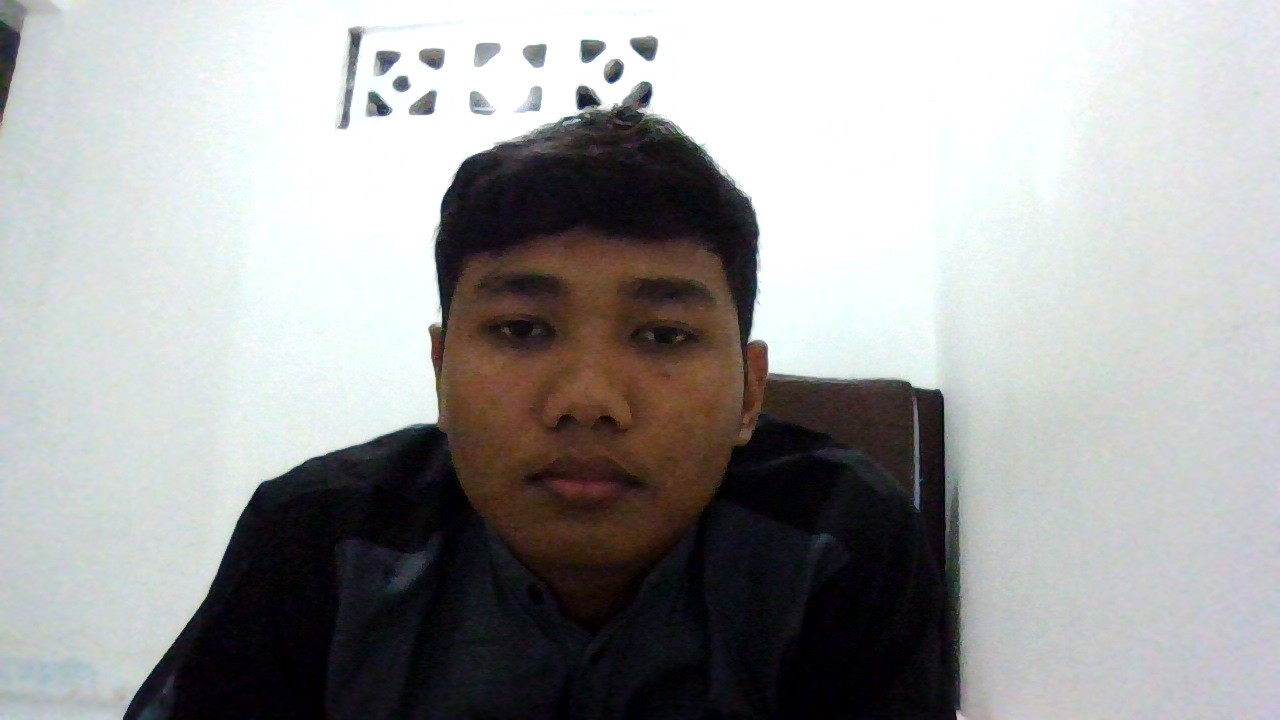
#> input picture Projek PCD/Ardian.jpg, 1280 x 720 px, found by its file name; the run also reads 1 picture not shown here
$ python SSIM.py
#> lines starting #> are read from the running program, lines starting #| are printed output that depends on the picture; long printed decimals are rounded
import cv2
import numpy as np

def getSSISM(I1, I2):
    '''
    :param i1: represents original image matrix
    :param i2: represents degraded image matrix
    :return: SSIM score
    '''
    # Constants for luminance and contrast
    C1 = 6.5025
    C2 = 58.5225
    # C3=C2/2

    # converting to float for squaring
    I1 = np.float32(I1)
    I2 = np.float32(I2)
    I2_2 = I2 * I2
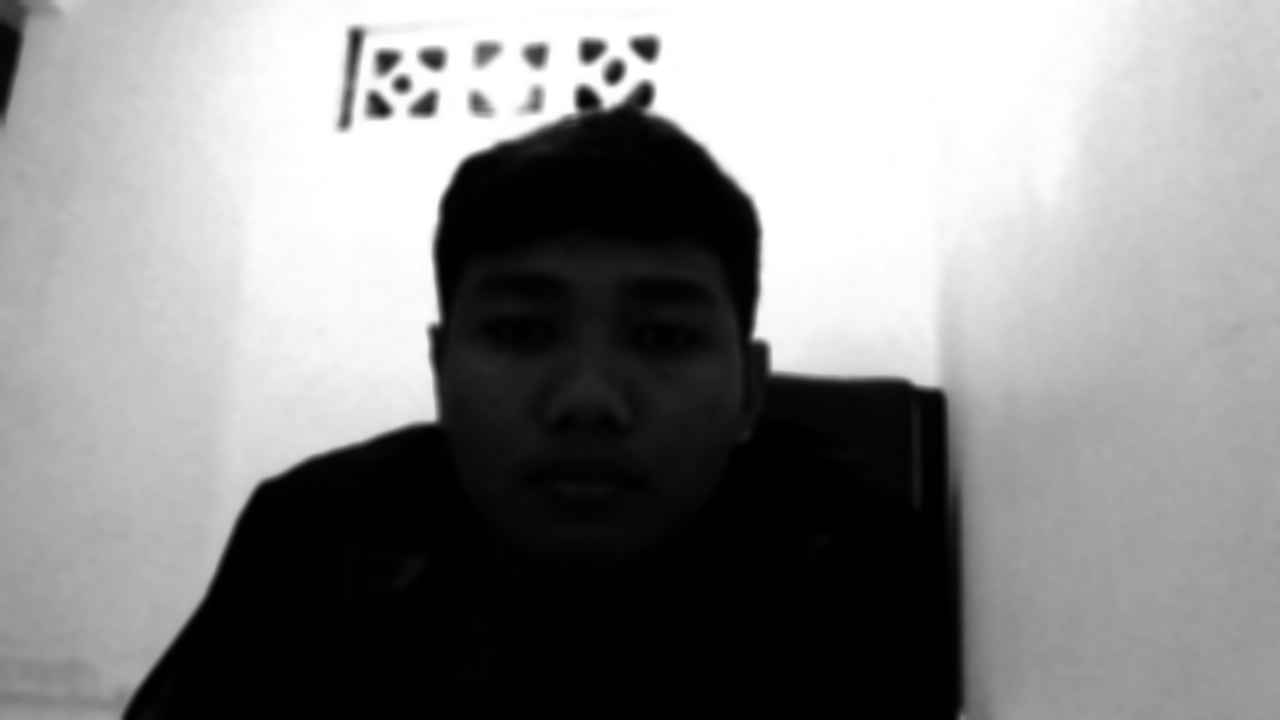
#> I2_2: shape (720, 1280) float32; min 0, max 65025, mean 34898.4; drawn with min black and max white
    I1_2 = I1 * I1
    I1_I2 = I1 * I2

    # applying GaussianBlur with (11,11) kernel where mean=st_dev=1.5
    mu1 = cv2.GaussianBlur(I1, (11, 11), 1.5)
    mu2 = cv2.GaussianBlur(I2, (11, 11), 1.5)
    mu1_2 = mu1 * mu1
    mu2_2 = mu2 * mu2
    mu1_mu2 = mu1 * mu2

    sigma1_2 = cv2.GaussianBlur(I1_2, (11, 11), 1.5)
    sigma1_2 -= mu1_2
    sigma2_2 = cv2.GaussianBlur(I2_2, (11, 11), 1.5)
    sigma2_2 -= mu2_2
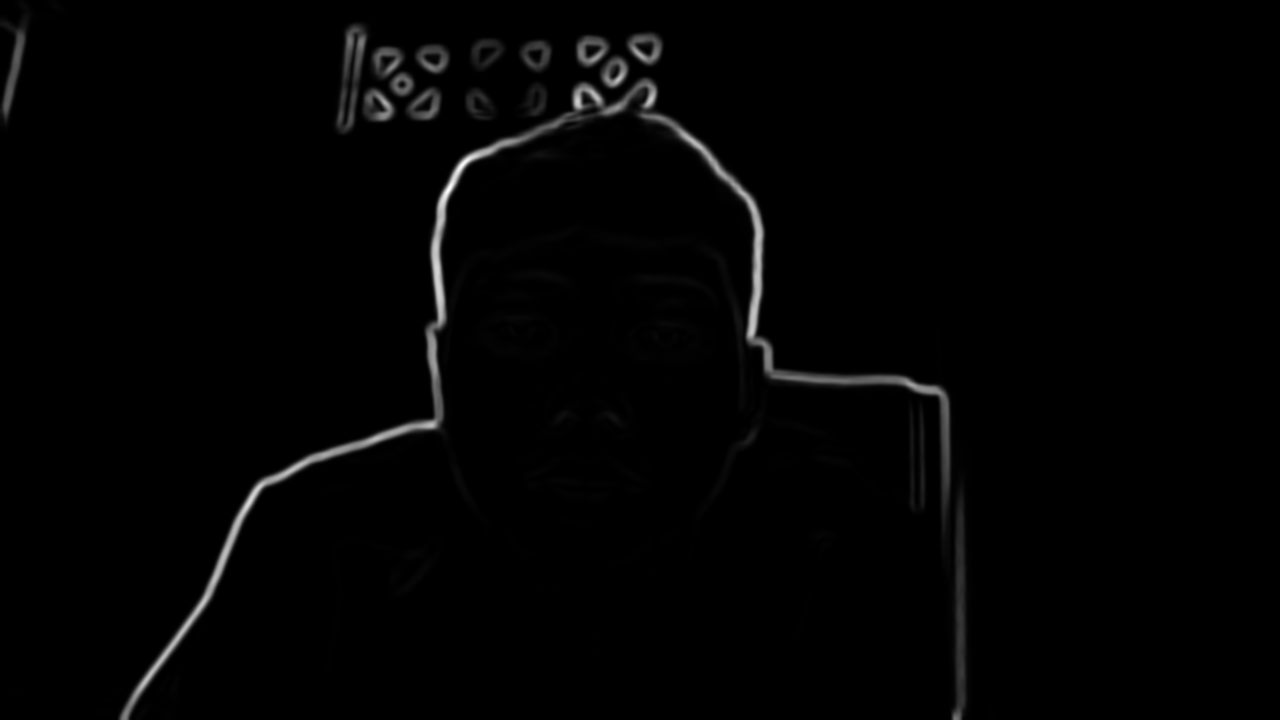
#> sigma2_2: shape (720, 1280) float32; min -0.0234, max 1344.2, mean 17.5; drawn with min black and max white
    sigma12 = cv2.GaussianBlur(I1_I2, (11, 11), 1.5)
    sigma12 -= mu1_mu2
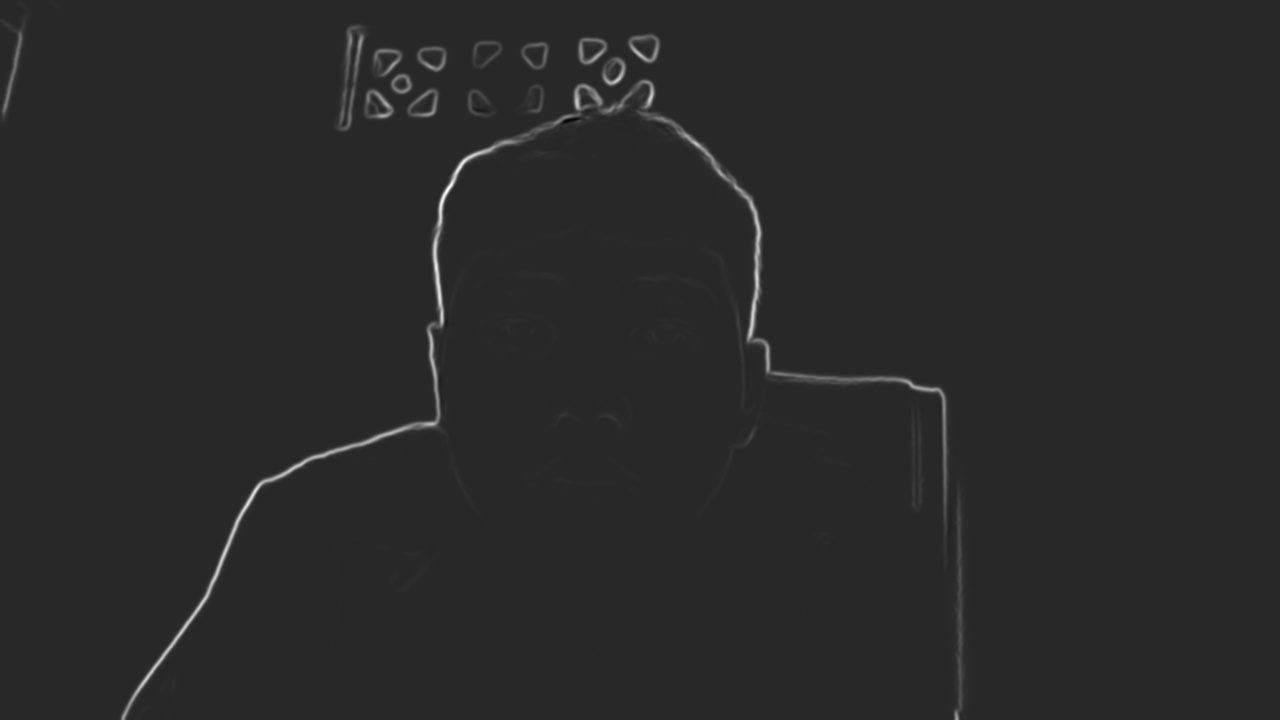
#> sigma12: shape (720, 1280) float32; min -536.7, max 2875.9, mean 20.7; drawn with min black and max white

    t1 = 2 * mu1_mu2 + C1
    t2 = 2 * sigma12 + C2
    t3 = t1 * t2  # t3 = ((2*mu1_mu2 + C1).*(2*sigma12 + C2))
    t1 = mu1_2 + mu2_2 + C1
    t2 = sigma1_2 + sigma2_2 + C2
    t1 = t1 * t2  # t1 =((mu1_2 + mu2_2 + C1).*(sigma1_2 + sigma2_2 + C2))
    ssim_map = cv2.divide(t3, t1)
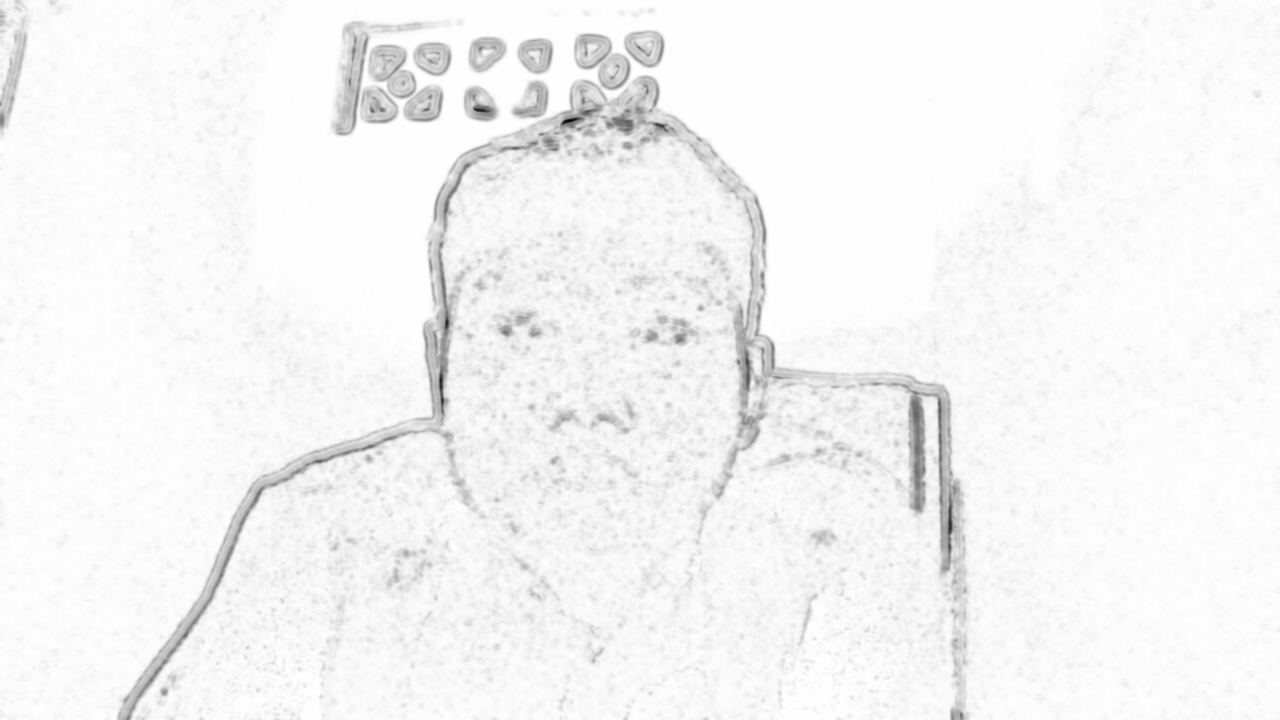
#> ssim_map: shape (720, 1280) float32; min -0.545, max 1, mean 0.943; drawn with min black and max white
    ssim = cv2.mean(ssim_map)
#> ssim = (0.943, 0, 0, 0)
    return ssim

image1 = cv2.imread("Ardian.jpg", cv2.IMREAD_GRAYSCALE)
image2 = cv2.imread("ArdianKomp.jpg", cv2.IMREAD_GRAYSCALE)

ksize = (10, 10)

image2 = cv2.blur(image2, ksize)


ssim_score = getSSISM(image1, image2)
#> ssim_score = (0.943, 0, 0, 0)
print(f"SSIM Score: {ssim_score[0]}")
#| SSIM Score: 0.943

"""
https://medium.com/@jaikochhar06/how-to-evaluate-image-quality-in-python-a-comprehensive-guide-e486a0aa1f60
"""
